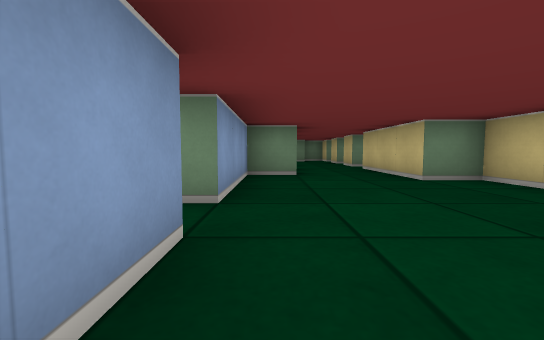
[1] (above)

12 first-person views from a walk through a cub3D maze. The camera is about half as high as the walls, tilts 4° down and sees 90° across. The floor is counted in squares. Each view is taken from the middle of a square. On the plan, view 1 faces up. The plan holds only what a view shows up to about 9 squares ahead; the rest is blank.

[2]
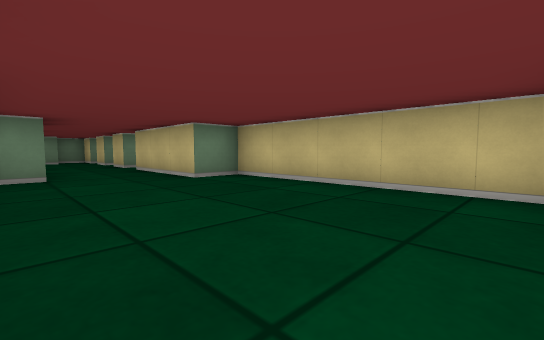

[3]
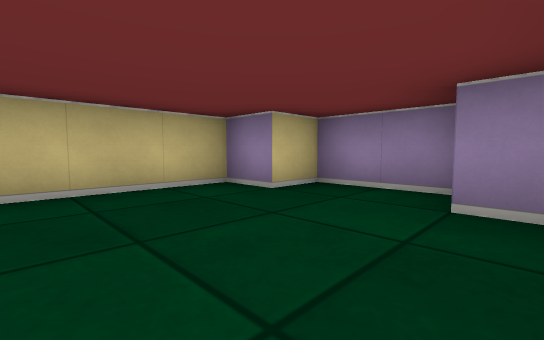

[4]
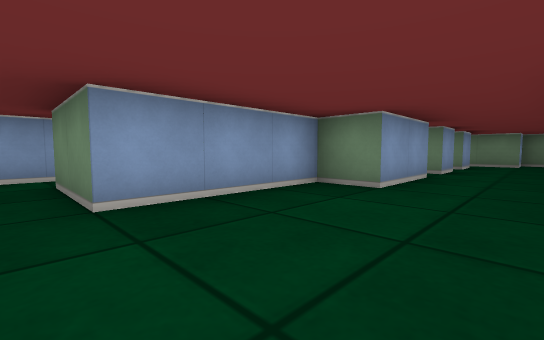

[5]
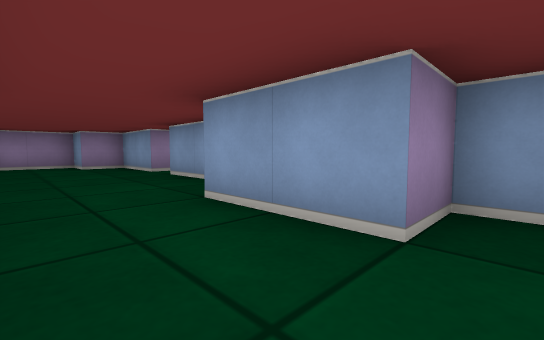

[6]
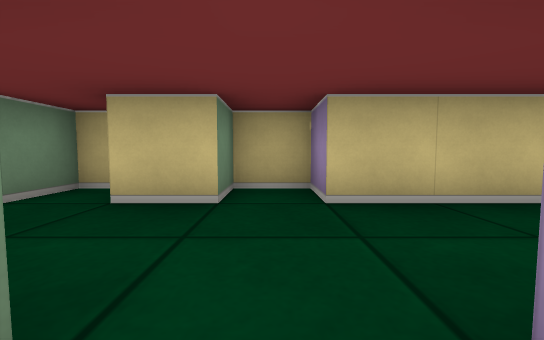

[7]
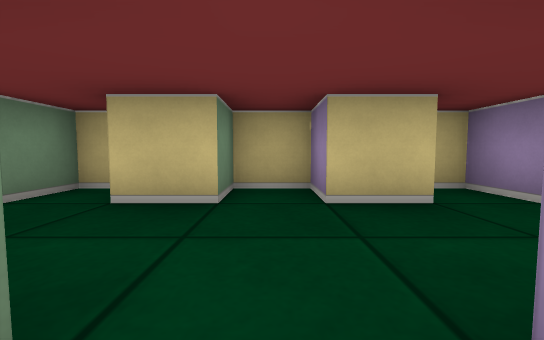

[8]
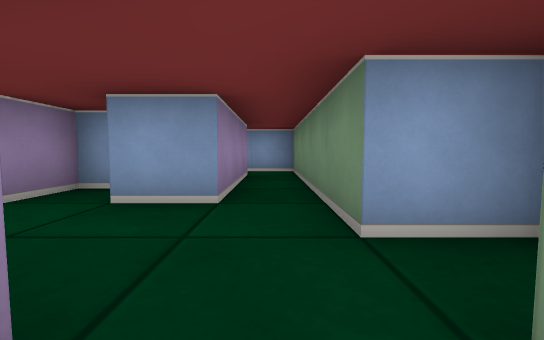

[9]
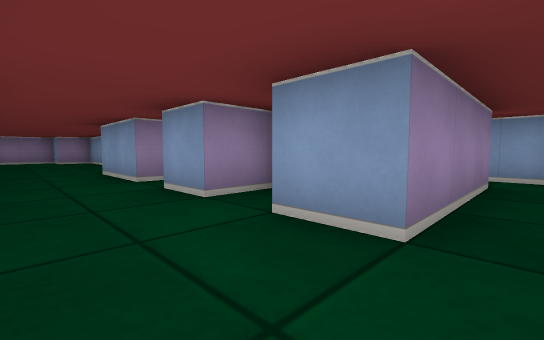

[10]
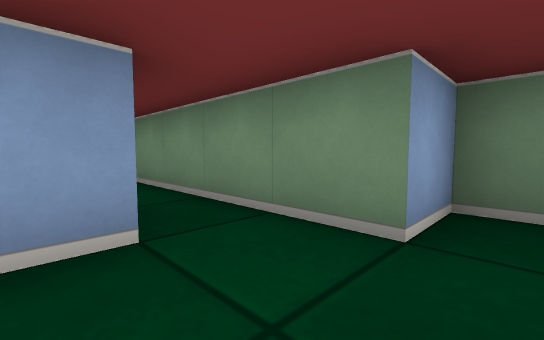

[11]
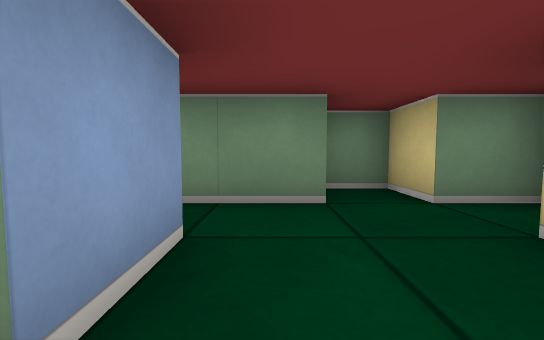

[12]
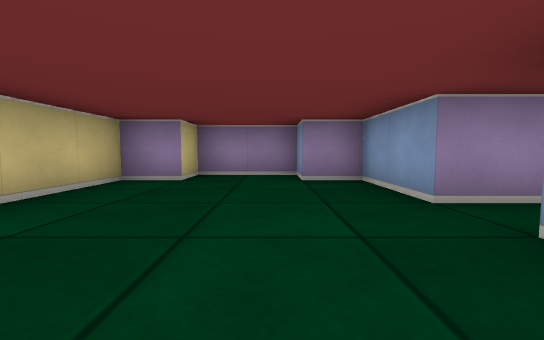

### Floor plan
Points are (right, up) in squares from view 1. A wall is a line through its corners. A room is listed if a view was taken in it or the views show most of it. See-through windows are left out.
Room 1 (views 1, 2, 3, 4, 5, 6, 12)
walls: (-0.5, 1.5) (-0.5, -0.5) (0.5, -0.5) (0.5, -1.5) (2.5, -1.5) (2.5, -0.5) (3.5, -0.5) (3.5, 4.5) (2.5, 4.5) (2.5, 7.5) (3.5, 7.5) (3.5, 8.5) (2.5, 8.5); (-0.5, 8.1) (-0.5, 7.5) (0.5, 7.5) (0.5, 5.5) (-0.5, 5.5) (-0.5, 2.5); (0.5, 8.5) (0.1, 8.5)
ways out: opening at (1.5, 9) to room 2; opening at (-1.5, 2)
Room 2 (views 7, 11)
walls: (-0.5, 10) (-0.5, 9.5) (0.5, 9.5) (0.5, 8.5); (2.5, 8.5) (2.5, 9.5) (3.5, 9.5) (3.5, 10.5) (2.5, 10.5)
ways out: opening at (1.5, 9) to room 1; opening at (1.5, 11) to room 3
Room 3 (views 8, 9, 10)
walls: (-2.5, 11.5) (0.5, 11.5) (0.5, 10.4); (2.5, 10.5) (2.5, 11.5); (3.5, 12) (3.5, 12.5) (2.5, 12.5) (2.5, 13.5) (1.5, 13.5) (1.5, 12.5) (-3.5, 12.5) (-3.5, 11.4)
ways out: opening at (1.5, 11) to room 2

Positions as (right, up) in squares from view 1, and headings:
1: (0, 0), facing up
2: (0, 0), facing up-right
3: (0, 2), facing down-right
4: (2, 2), facing up-left
5: (2, 8), facing down-left
6: (0, 8), facing right
7: (0, 10), facing right
8: (3, 12), facing left
9: (2, 12), facing down-left
10: (2, 11), facing up-left
11: (1, 10), facing up
12: (1, 4), facing down
